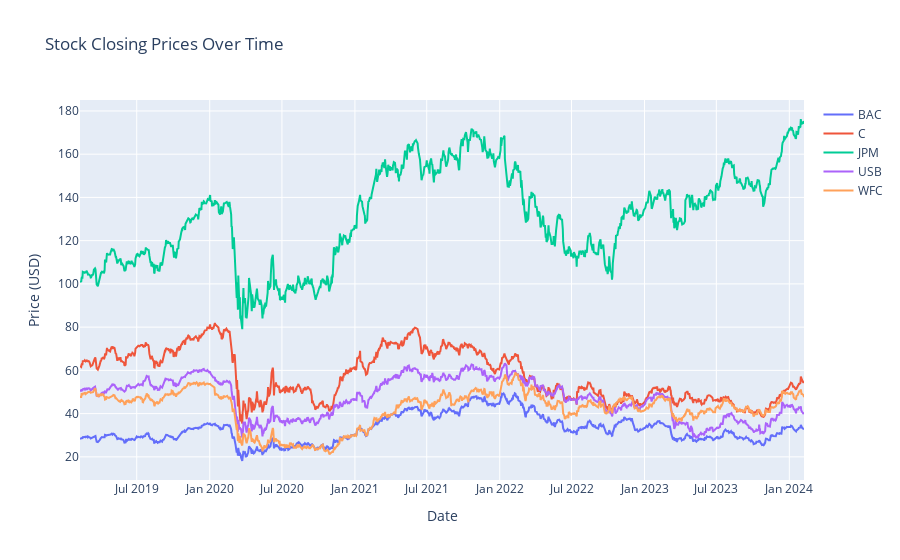

Write notebook code for a chart like this one.
### Code cell
# Adjust the filter to select only columns that start exactly with 'Close_' and not 'Adj Close_'
# This assumes that after flattening, adjusted close columns start with 'Adj Close_' and you want to exclude them
close_prices_only = df_flattened[[col for col in df_flattened.columns if col.startswith('Close_') and not col.startswith('Adj Close_')]]

# Using Plotly to plot actual closing prices only
import plotly.graph_objs as go
from plotly.offline import iplot

# Create traces for each stock's actual closing prices
traces = [go.Scatter(
    x=close_prices_only.index, 
    y=close_prices_only[col], 
    mode='lines', 
    name=col.replace('Close_', '')  # Remove 'Close_' prefix for legend clarity
) for col in close_prices_only.columns]

# Define the layout of the plot
layout = go.Layout(
    title="Stock Closing Prices Over Time",
    xaxis=dict(title='Date'),
    yaxis=dict(title='Price (USD)'),
)

# Create the figure with data and layout
fig = go.Figure(data=traces, layout=layout)

# Plot the figure
iplot(fig)

### Figure 1 — Plotly figure (JSON) as saved in the notebook; plotly's stock layout.template omitted (floating-point values rounded to 4 significant figures; data arrays with more than 128 entries replaced by an {"elided": "..."} marker saying what was removed)
{"data": [{"mode": "lines", "name": "BAC", "type": "scatter", "x": {"elided": "1258 str values"}, "y": {"elided": "1258 float values"}}, {"mode": "lines", "name": "C", "type": "scatter", "x": {"elided": "1258 str values"}, "y": {"elided": "1258 float values"}}, {"mode": "lines", "name": "JPM", "type": "scatter", "x": {"elided": "1258 str values"}, "y": {"elided": "1258 float values"}}, {"mode": "lines", "name": "USB", "type": "scatter", "x": {"elided": "1258 str values"}, "y": {"elided": "1258 float values"}}, {"mode": "lines", "name": "WFC", "type": "scatter", "x": {"elided": "1258 str values"}, "y": {"elided": "1258 float values"}}], "layout": {"title": {"text": "Stock Closing Prices Over Time"}, "xaxis": {"title": {"text": "Date"}}, "yaxis": {"title": {"text": "Price (USD)"}}}}
